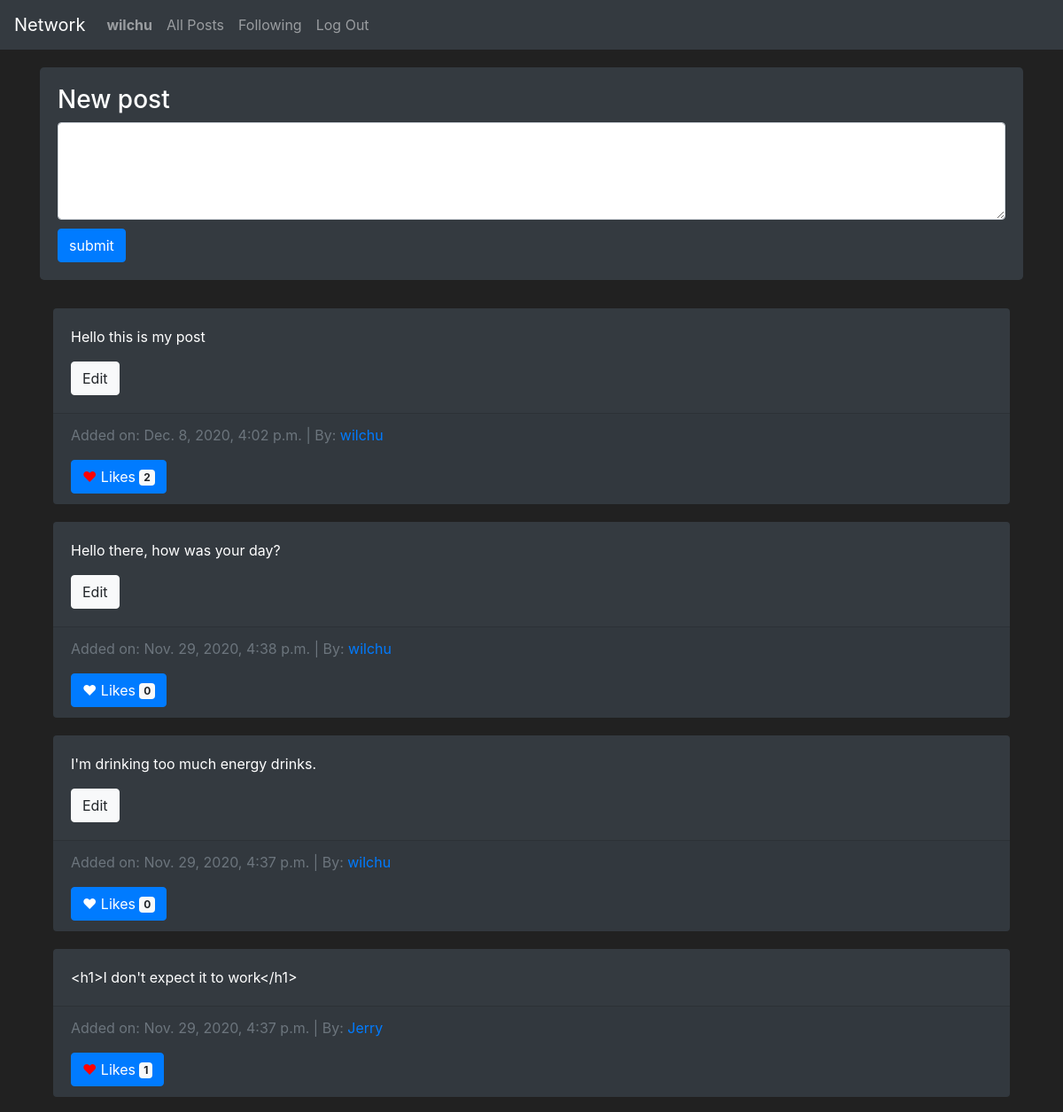
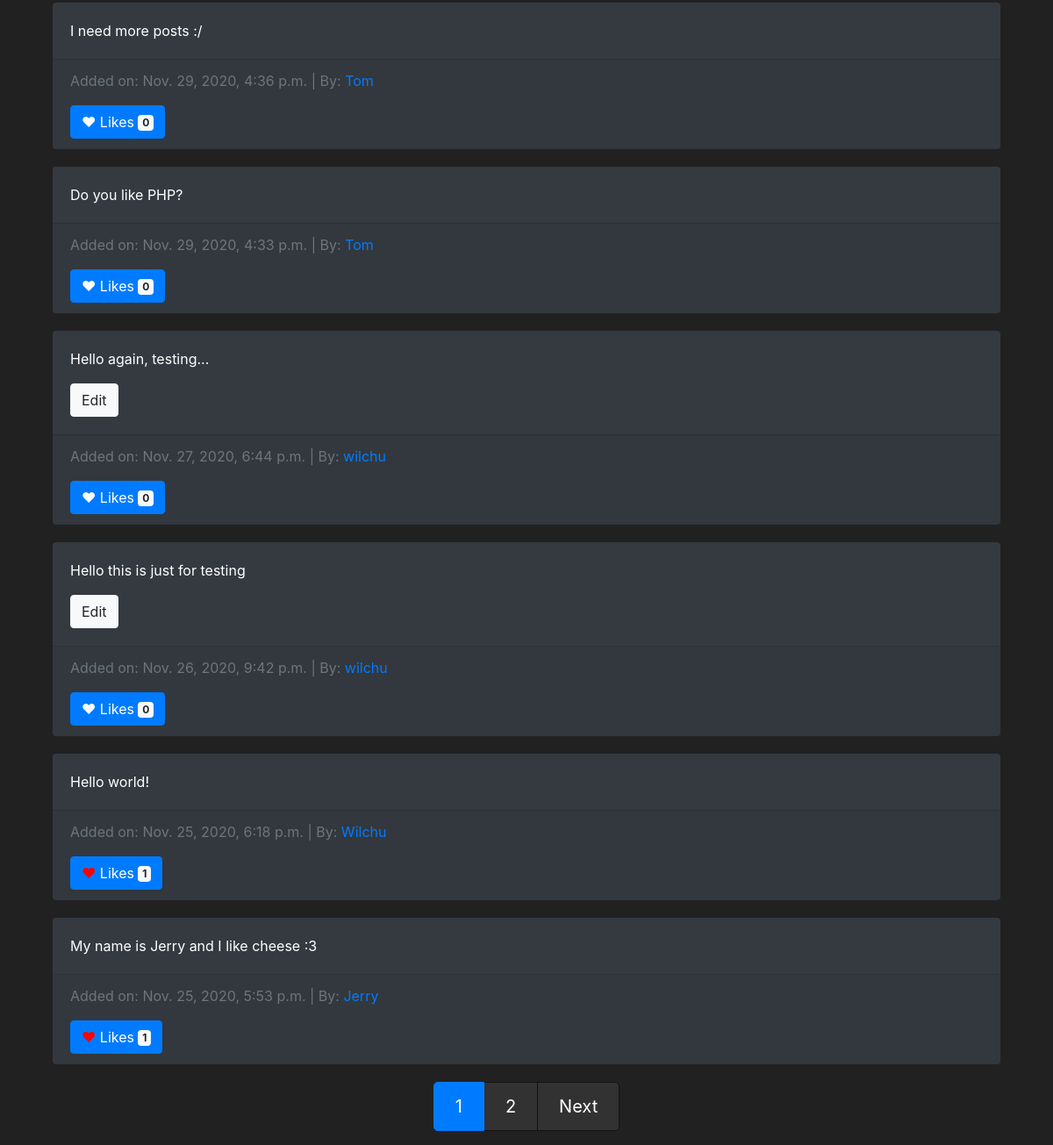
Screenshot of / (signed in) with the database file from the repository (2 pictures, top to bottom).
### network/models.py (models this page shows, shortened)
class User(AbstractUser):
    followers = models.IntegerField(default=0)
    following = models.IntegerField(default=0)

class Posts(models.Model):
    post_owner = models.ForeignKey(User, on_delete=models.CASCADE, related_name="post_owner")
    post_content = models.CharField(max_length=2000)
    post_date = models.DateTimeField(auto_now_add=True)

### network/views.py (the view, shortened to what this page needs)
# urls.py: path("", views.index, name="index"),
def index(request):
    all_posts = Posts.objects.all().order_by('-post_date')
    page = pagination(request, all_posts, 10)
    return render(request, "network/index.html", {
        "all_posts": page,
        "all_likes": getAllLikes(request)
    })

### network/views.py (called while the page is built)
def pagination(request, data_object, results):
    paginator = Paginator(data_object, results)
    try:
        paginator_result = paginator.page(request.GET.get('page', 1))
    except EmptyPage:
        paginator_result = paginator.page(1)
    return paginator_result

def getAllLikes(request):
    if request.user.is_authenticated:
        all_likes = []
        likes = Likes.objects.all().filter(who_liked = request.user)
        for like in likes:
            all_likes.append(like.post.id)
        return all_likes
    else:
        return []

### network/templates/network/index.html (shortened to what this page needs)
{% extends "network/layout.html" %}
{% block body %}
    {% if user.is_authenticated %}
      <section>
          <div class="jumbotron bg-dark text-white">
              <header>
                  <h3>New post</h3>
              </header>
              <form action="{% url 'index' %}" method="POST">
                  <textarea class="form-control" name="post_content" rows="4"></textarea>
                  <input type="submit" class="btn btn-primary" style="margin-top: 10px;" value="submit">
              </form>
          </div>
        </section>
    {% endif %}
    <section>
      <div class="container">
          {% for post in all_posts %}
          <div class="card bg-dark text-white">
              <div class="card-body">
                <p class="card-text">{{ post.post_content }}</p>
                {% if user == post.post_owner %}
                  <button type="button" data-postid="{{ post.id }}" class="btn btn-light btn-edit">Edit</button>
                {% endif %}
              </div>
              <div class="card-footer text-muted">
                <p>Added on: {{ post.post_date }} | By: <a href="{% url 'profil' post.post_owner.id %}">{{ post.post_owner }}</a></p>
                <button type="button" class="btn btn-primary like" data-postid="{{ post.id }}">
                  {% if post.id in all_likes %}
                    <span class="liked">&hearts;</span>
                  {% else %}
                  <span>&hearts;</span>
                  {% endif %}
                  Likes <span class="badge badge-light">{{ post.likes_set.count }}</span>
                </button>
              </div>
            </div>
          {% endfor %}
      </div>
    </section>
    <section style="margin-top: 20px;">
      <nav aria-label="Posts pagination">
        <ul class="pagination justify-content-center pagination-lg">
          {% for page in all_posts.paginator.page_range %}
            <li class="page-item {% if page == all_posts.number %} active {% endif %}">
              <a class="page-link" href="{% url 'index' %}?page={{ page }}">{{ page }}</a>
            </li>
          {% endfor %}
          {% if all_posts.has_next %}
            <li class="page-item">
              <a class="page-link" href="{% url 'index' %}?page={{ all_posts.next_page_number }}">Next</a>
            </li>
          {% endif %}
        </ul>
      </nav>
    </section>
{% endblock %}

### network/templates/network/layout.html (shortened to what this page needs)
{% load static %}
<!DOCTYPE html>
<html lang="en">
    <head>
        <link rel="stylesheet" href="https://stackpath.bootstrapcdn.com/bootstrap/4.4.1/css/bootstrap.min.css">
        <link href="{% static 'network/styles.css' %}" rel="stylesheet">
    </head>
    <body>
        <nav class="navbar navbar-expand-lg navbar-dark bg-dark">
            <a class="navbar-brand" href="#">Network</a>
            <div>
              <ul class="navbar-nav mr-auto">
                {% if user.is_authenticated %}
                    <li class="nav-item">
                        <a class="nav-link" href="{% url 'profil' user.id %}"><strong>{{ user.username }}</strong></a>
                    </li>
                {% endif %}
                <li class="nav-item">
                  <a class="nav-link" href="{% url 'index' %}">All Posts</a>
                </li>
                {% if user.is_authenticated %}
                    <li class="nav-item">
                        <a class="nav-link" href="{% url 'following' %}">Following</a>
                    </li>
                    <li class="nav-item">
                        <a class="nav-link" href="{% url 'logout' %}">Log Out</a>
                    </li>
                {% endif %}
              </ul>
            </div>
          </nav>
        <div class="body container">
            {% block body %}
            {% endblock %}
        </div>
    </body>
</html>

### network/static/network/styles.css (style rules this page uses)
body { background-color: #212121; color: #fff !important; }
.jumbotron { margin-top: 20px; padding: 20px; }
.card { margin-top: 20px; border: none; }
.page-link { color: #fff; background-color: #323232; border-color: #121212; }
.liked { color: red; }

### rows the page displays
User: username "wilchu"
Posts: post_content "Hello this is my post", post_date "Dec. 8, 2020, 4:02 p.m.", post_owner "wilchu", likes_set.count "2"
Posts: post_content "Hello there, how was your day?", post_date "Nov. 29, 2020, 4:38 p.m.", post_owner "wilchu", likes_set.count "0"
Posts: post_content "I'm drinking too much energy drinks.", post_date "Nov. 29, 2020, 4:37 p.m.", post_owner "wilchu", likes_set.count "0"
Posts: post_content "<h1>I don't expect it to work</h1>", post_date "Nov. 29, 2020, 4:37 p.m.", post_owner "Jerry", likes_set.count "1"
Posts: post_content "I need more posts :/", post_date "Nov. 29, 2020, 4:36 p.m.", post_owner "Tom", likes_set.count "0"
Posts: post_content "Do you like PHP?", post_date "Nov. 29, 2020, 4:33 p.m.", post_owner "Tom", likes_set.count "0"
Posts: post_content "Hello again, testing...", post_date "Nov. 27, 2020, 6:44 p.m.", post_owner "wilchu", likes_set.count "0"
Posts: post_content "Hello this is just for testing", post_date "Nov. 26, 2020, 9:42 p.m.", post_owner "wilchu", likes_set.count "0"
Posts: post_content "Hello world!", post_date "Nov. 25, 2020, 6:18 p.m.", post_owner "Wilchu", likes_set.count "1"
Posts: post_content "My name is Jerry and I like cheese :3", post_date "Nov. 25, 2020, 5:53 p.m.", post_owner "Jerry", likes_set.count "1"

### other values shown
{{ page }} "1" "2"
